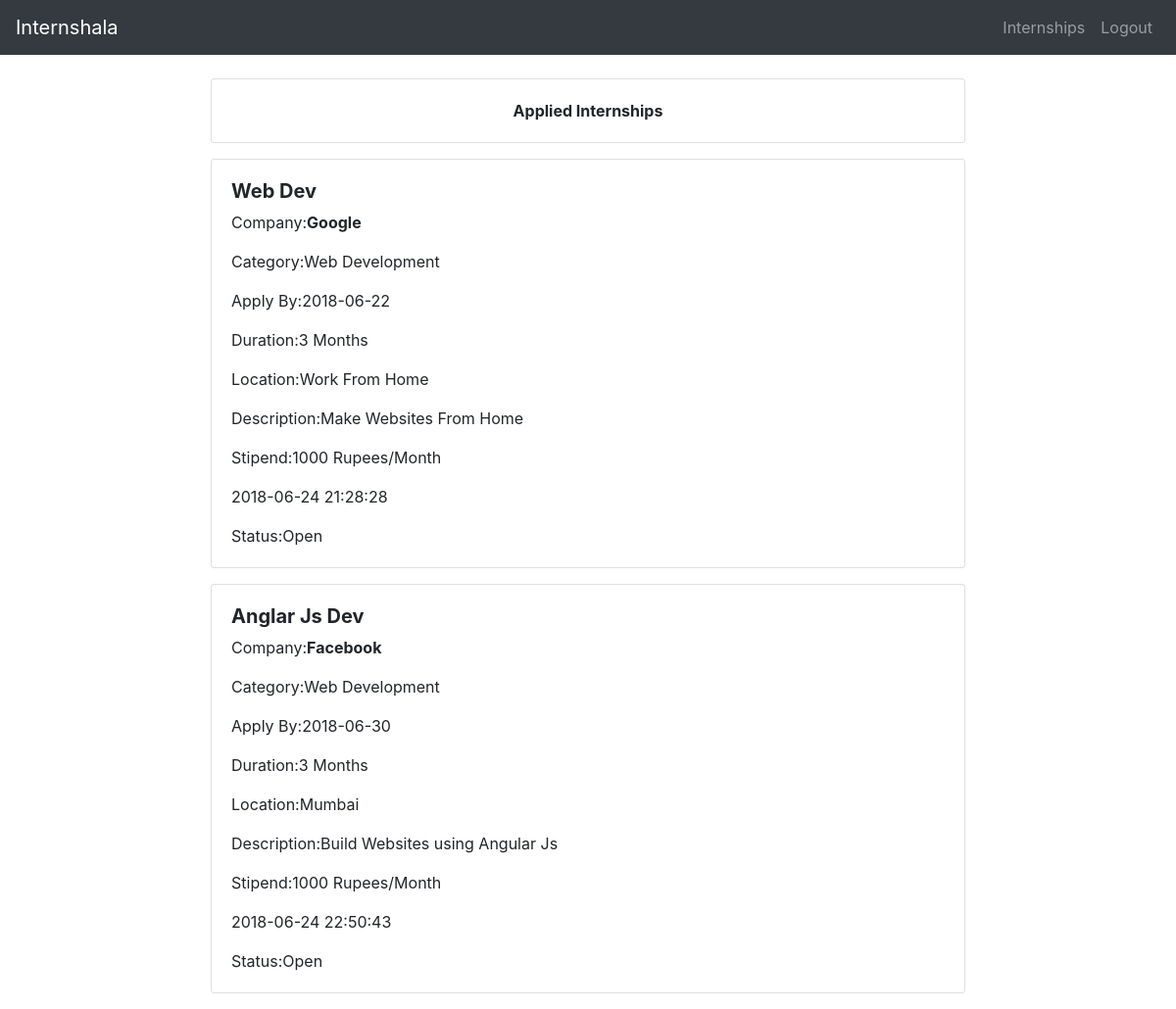
The page /std_dash.php (signed in) on the database its author committed.
### tables this page shows
CREATE TABLE `internships` (
  `id` int(11) NOT NULL,
  `emp_id` int(11) NOT NULL,
  `title` varchar(50) NOT NULL,
  `category` varchar(30) NOT NULL,
  `apply_by` date NOT NULL,
  `duration` int(11) NOT NULL,
  `location` varchar(30) NOT NULL,
  `des` varchar(200) NOT NULL,
  `stipend` int(10) NOT NULL,
  `status` varchar(11) NOT NULL DEFAULT 'Open',
  `timestamp` timestamp NOT NULL DEFAULT CURRENT_TIMESTAMP ON UPDATE CURRENT_TIMESTAMP
);

CREATE TABLE `emp_account` (
  `id` int(11) NOT NULL,
  `cmp_name` varchar(20) NOT NULL,
  `email` varchar(20) NOT NULL,
  `pwd` varchar(100) NOT NULL
);

### std_dash.php (the view, shortened to what this page needs)
<?php
	if(isset($_SESSION['std_id'])){
?>
		<html>
			<head>
				<link rel="stylesheet" href="bootstrap/css/bootstrap.min.css" />
			</head>
			<body>
				<nav class="navbar navbar-expand-lg navbar-dark bg-dark">
				  <a class="navbar-brand" href="#">Internshala	</a>
				  <div class="collapse navbar-collapse" id="navbarNav">
				    <ul class="navbar-nav ml-auto">
				      <li class="nav-item">
				      	<a class="nav-link" href="search.php">Internships</a>
				      </li>
				      <li class="nav-item">
				      	<a class="nav-link" href="logout.php">Logout</a>
				      </li>
				    </ul>
				  </div>
				</nav>
				<?php
			require('db_conn.php');
			$query="SELECT i.id,i.title,i.category,i.apply_by,i.duration,i.location,i.des,i.stipend,i.status,i.timestamp,e.cmp_name FROM internships i,emp_account e WHERE i.emp_id=e.id and i.id IN (SELECT int_id FROM applied WHERE std_id = {$_SESSION['std_id']}) ORDER BY i.id DESC;";
			$result=mysqli_query($conn,$query);
		?>
		<br>
		<div class="container-fluid">
	    <div class="row">
      	<div class="col-md-2">
      	</div>
				<div class="col-md-8" id="internship">
					<div class="card mb-3">
						<div class="card-body">
						<center><b>Applied Internships</b></center>
						</div>
					</div>
					<?php
						if(mysqli_num_rows($result)>0)
						{
							while($row=mysqli_fetch_array($result))
							{
								$cmp_name=$row['cmp_name'];
								$title=$row['title'];
								$cat=$row['category'];
								$apply_by=$row['apply_by'];
								$dur=$row['duration'];
								$loc=$row['location'];
								$des=$row['des'];
								$stipend=$row['stipend'];
								$status=$row['status'];
								$timestamp=$row['timestamp'];
					?>
								<div class="card mb-3">
								  <div class="card-body">
								    <h5 class="card-text font-weight-bold"><?php echo $title ?></h5>
								    <p class="card-text">Company:<b><?php echo $cmp_name ?></b></p>
								    <p class="card-text">Category:<?php echo $cat ?></p>
								    <p class="card-text">Apply By:<?php echo $apply_by ?></p>
								    <p class="card-text">Duration:<?php echo $dur ?> Months</p>
								    <p class="card-text">Location:<?php echo $loc ?></p>
								    <p class="card-text">Description:<?php echo $des ?></p>
								    <p class="card-text">Stipend:<?php echo $stipend ?> Rupees/Month</p>
								    <p class="card-text"><?php echo $timestamp ?></p>
								    <p class="card-text">Status:<?php echo $status ?></p>
								  </div>
								</div>
					<?php
							}
						}
					?>
				</div>
	  	</div>
	  </div>
				</body>
		</html>
<?php
	}
	else{
		echo "<script type='text/javascript'>alert('You need to Log In to access this Page');</script>";
		header('Location:index.php');
	}
?>

### rows shown on the page
internships: title "Web Dev", emp.cmp_name "Google", category "Web Development", apply_by "2018-06-22", duration "3", location "Work From Home", des "Make Websites From Home", stipend "1000", timestamp "2018-06-24 21:28:28", status "Open"
internships: title "Anglar Js Dev", emp.cmp_name "Facebook", category "Web Development", apply_by "2018-06-30", duration "3", location "Mumbai", des "Build Websites using Angular Js", stipend "1000", timestamp "2018-06-24 22:50:43", status "Open"
